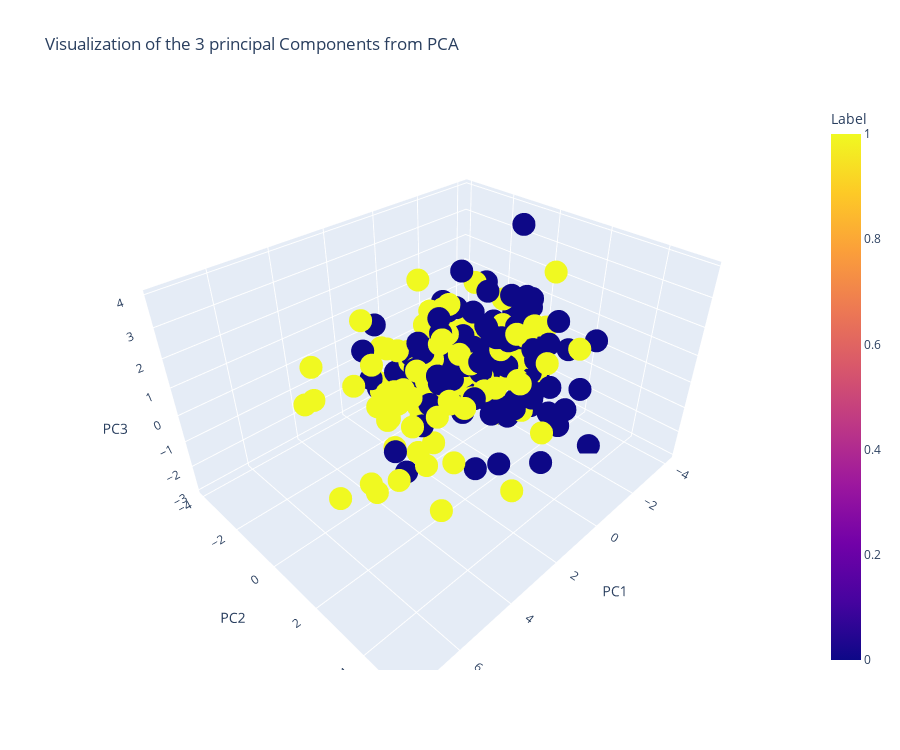

Here is the notebook cell this chart was saved with:
### Code cell
# Plot the values of the 3 principal components in 3D - log return of same day
fig = px.scatter_3d(df_pca_log_return, x='PC1', y='PC2', z='PC3', title="Visualization of the 3 principal Components from PCA", height = 750,
                    color='Label')
fig.show(height = 2000, width = 1000)

### Figure 1 — Plotly figure (JSON) as saved in the notebook; plotly's stock layout.template omitted (floating-point values rounded to 4 significant figures; data arrays with more than 128 entries replaced by an {"elided": "..."} marker saying what was removed)
{"data": [{"hovertemplate": "PC1=%{x}<br>PC2=%{y}<br>PC3=%{z}<br>Label=%{marker.color}<extra></extra>", "legendgroup": "", "marker": {"color": {"elided": "250 int values"}, "coloraxis": "coloraxis", "symbol": "circle"}, "mode": "markers", "name": "", "scene": "scene", "showlegend": false, "x": {"elided": "250 float values"}, "y": {"elided": "250 float values"}, "z": {"elided": "250 float values"}, "type": "scatter3d"}], "layout": {"scene": {"domain": {"x": [0.0, 1.0], "y": [0.0, 1.0]}, "xaxis": {"title": {"text": "PC1"}}, "yaxis": {"title": {"text": "PC2"}}, "zaxis": {"title": {"text": "PC3"}}}, "coloraxis": {"colorbar": {"title": {"text": "Label"}}, "colorscale": [[0.0, "#0d0887"], [0.1111, "#46039f"], [0.2222, "#7201a8"], [0.3333, "#9c179e"], [0.4444, "#bd3786"], [0.5556, "#d8576b"], [0.6667, "#ed7953"], [0.7778, "#fb9f3a"], [0.8889, "#fdca26"], [1.0, "#f0f921"]]}, "legend": {"tracegroupgap": 0}, "title": {"text": "Visualization of the 3 principal Components from PCA"}, "height": 750}}
